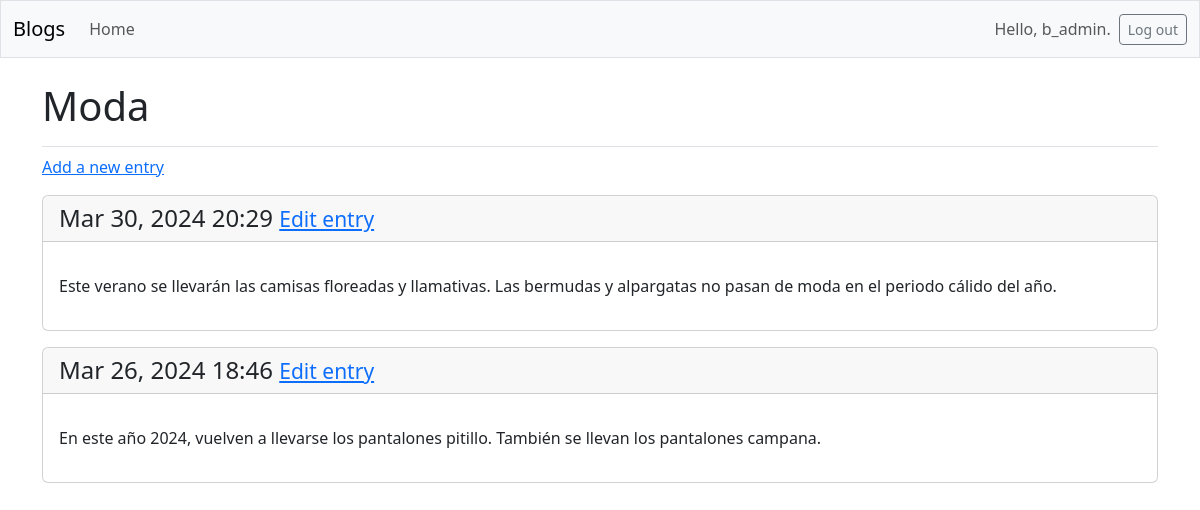
Page /blogs/4/ (signed in) on the committed database.
### blogs/models.py (models this page shows, shortened)
class Blog (models.Model):
    title = models.CharField(max_length = 200)
    description = models.TextField()
    date_added = models.DateTimeField(auto_now_add = True)
    owner = models.ForeignKey(User, on_delete = models.CASCADE)

class BlogEntry (models.Model):
    blog =  models.ForeignKey(Blog, on_delete = models.CASCADE)
    title = models.CharField(max_length = 100, default = 'Sin título')
    text = models.TextField()
    date_added = models.DateTimeField(auto_now_add = True)
    class Meta:
        verbose_name_plural = 'blog_entries'

### blogs/views.py (the view)
# urls.py: path('blogs/<int:blog_id>/', views.blog, name = 'blog'),
@login_required
def blog(request, blog_id):
    blog = Blog.objects.get(id = blog_id)
    entries = blog.blogentry_set.order_by('-date_added')
    context = {'blog': blog, 'entries': entries}
    return render(request, 'blogs/blog.html', context)

### blogs/templates/blogs/blog.html
{% extends 'blogs/base.html' %}
{% block page_header %}
    <h1>{{ blog.title }}</h1>
{% endblock page_header %}
{% block content %}
    <p>
        <a href="{% url 'blogs:new_entry' blog.id %}">
            Add a new entry</a>
    </p>
    {% for entry in entries %}
        <div class="card mb-3">
            <h4 class = "card-header">
                {{ entry.date_added|date:'M d, Y H:i' }}
                <small><a href="{% url 'blogs:edit_entry' entry.id %}">
                        Edit entry</a></small>
            </h4>
            <div class="card-body">
                <p class="card-text">{{ entry.text|linebreaks }}</p></div>
        </div>
    {% empty %}
        <li>No entries have been added yet.</li>
    {% endfor %}
{% endblock content %}

### blogs/templates/blogs/base.html (shortened to what this page needs)
<!doctype html>
<html lang="en">
<head>
    {% load django_bootstrap5 %}
    {% bootstrap_css %}
</head>
<body>
    <nav class="navbar navbar-expand-md navbar-light bg-light mb-4 border">
        <div class="container-fluid">
            <a class="navbar-brand" href="{% url 'blogs:index' %}">Blogs</a>
            <div class="collapse navbar-collapse" id="navbarCollapse">
                <ul class="navbar-nav me-auto mb-2 mb-md-0">
                    <li class="nav-item">
                        <a class="nav-link" href="{% url 'blogs:blogs' %}">
                            Home</a></li>
                </ul>
                <ul class="navbar-nav ms-auto mb-2 mb-md-0">
                    {% if user.is_authenticated %}
                        <li class="nav-item">
                            <span class="navbar-text me-2">
                                Hello, {{ user.username }}.</span></li>
                    {% endif %}
                </ul>
                {% if user.is_authenticated %}
                <form action="{% url 'accounts:logout' %}" method="post">
                    <button name="submit"
                    class="btn btn-outline-secondary btn-sm">
                    Log out</button>
                </form>
                {% endif %}
            </div>
        </div>
    </nav>
    <main class="container">
        <div class="pb-2 mb-2 border-bottom">
            {% block page_header %}{% endblock page_header %}
        </div>
        <div>
            {% block content %}{% endblock content %}
        </div>
    </main>
</body>
</html>

### rows in the picture
Blog: title "Moda"
BlogEntry: date_added "Mar 30, 2024 20:29", text "Este verano se llevarán las camisas floreadas y llamativas. Las bermudas y alpargatas no pasan de moda en el periodo cálido del año."
BlogEntry: date_added "Mar 26, 2024 18:46", text "En este año 2024, vuelven a llevarse los pantalones pitillo. También se llevan los pantalones campana."

### other values in the picture
{{ user.username }} "b_admin"
